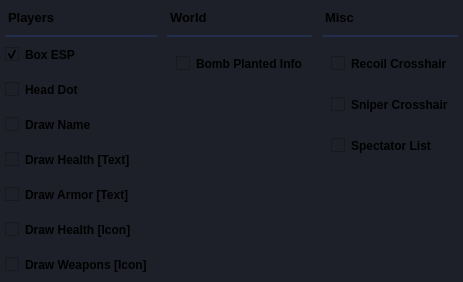
            <widget class="QWidget" name="wallhackPage">
             <property name="styleSheet">
              <string notr="true">background-color: rgb(29, 32, 40);
</string>
             </property>
             <layout class="QHBoxLayout" name="horizontalLayout_2">
              <property name="spacing">
               <number>0</number>
              </property>
              <property name="leftMargin">
               <number>0</number>
              </property>
              <property name="topMargin">
               <number>0</number>
              </property>
              <property name="rightMargin">
               <number>0</number>
              </property>
              <property name="bottomMargin">
               <number>0</number>
              </property>
              <item alignment="Qt::AlignTop">
               <widget class="QWidget" name="wallhack_left_container" native="true">
                <property name="styleSheet">
                 <string notr="true">margin: 0 5px 0 5px;
</string>
                </property>
                <layout class="QVBoxLayout" name="verticalLayout_10">
                 <property name="spacing">
                  <number>0</number>
                 </property>
                 <property name="leftMargin">
                  <number>0</number>
                 </property>
                 <property name="topMargin">
                  <number>0</number>
                 </property>
                 <property name="rightMargin">
                  <number>0</number>
                 </property>
                 <property name="bottomMargin">
                  <number>0</number>
                 </property>
                 <item alignment="Qt::AlignTop">
                  <widget class="QWidget" name="wallhack_left_header_container" native="true">
                   <property name="styleSheet">
                    <string notr="true">border-bottom: 2px solid #212D4B;
padding: 10px  0 10px 0;</string>
                   </property>
                   <layout class="QVBoxLayout" name="verticalLayout_21">
                    <property name="spacing">
                     <number>0</number>
                    </property>
                    <property name="leftMargin">
                     <number>0</number>
                    </property>
                    <property name="topMargin">
                     <number>0</number>
                    </property>
                    <property name="rightMargin">
                     <number>0</number>
                    </property>
                    <property name="bottomMargin">
                     <number>0</number>
                    </property>
                    <item>
                     <widget class="QLabel" name="wallhack_left_header">
                      <property name="font">
                       <font>
                        <pointsize>10</pointsize>
                        <weight>75</weight>
                        <bold>true</bold>
                       </font>
                      </property>
                      <property name="text">
                       <string>Players</string>
                      </property>
                     </widget>
                    </item>
                   </layout>
                  </widget>
                 </item>
                 <item>
                  <widget class="QWidget" name="wallhack_left" native="true">
                   <property name="sizePolicy">
                    <sizepolicy hsizetype="Preferred" vsizetype="Expanding">
                     <horstretch>0</horstretch>
                     <verstretch>0</verstretch>
                    </sizepolicy>
                   </property>
                   <property name="styleSheet">
                    <string notr="true">padding: 10px 0;</string>
                   </property>
                   <layout class="QVBoxLayout" name="verticalLayout_24">
                    <property name="spacing">
                     <number>0</number>
                    </property>
                    <property name="leftMargin">
                     <number>0</number>
                    </property>
                    <property name="topMargin">
                     <number>0</number>
                    </property>
                    <property name="bottomMargin">
                     <number>0</number>
                    </property>
                    <item>
                     <widget class="QCheckBox" name="wallhack_box_esp">
                      <property name="font">
                       <font>
                        <pointsize>9</pointsize>
                        <weight>75</weight>
                        <bold>true</bold>
                        <strikeout>false</strikeout>
                       </font>
                      </property>
                      <property name="text">
                       <string>Box ESP</string>
                      </property>
                      <property name="checked">
                       <bool>true</bool>
                      </property>
                      <property name="tristate">
                       <bool>false</bool>
                      </property>
                     </widget>
                    </item>
                    <item>
                     <widget class="QCheckBox" name="wallhack_head_dot">
                      <property name="font">
                       <font>
                        <pointsize>9</pointsize>
                        <weight>75</weight>
                        <bold>true</bold>
                        <strikeout>false</strikeout>
                       </font>
                      </property>
                      <property name="text">
                       <string>Head Dot</string>
                      </property>
                     </widget>
                    </item>
                    <item>
                     <widget class="QCheckBox" name="wallhack_draw_names">
                      <property name="font">
                       <font>
                        <pointsize>9</pointsize>
                        <weight>75</weight>
                        <bold>true</bold>
                        <strikeout>false</strikeout>
                       </font>
                      </property>
                      <property name="text">
                       <string>Draw Name</string>
                      </property>
                     </widget>
                    </item>
                    <item>
                     <widget class="QCheckBox" name="wallhack_draw_health">
                      <property name="font">
                       <font>
                        <pointsize>9</pointsize>
                        <weight>75</weight>
                        <bold>true</bold>
                        <strikeout>false</strikeout>
                       </font>
                      </property>
                      <property name="text">
                       <string>Draw Health [Text]</string>
                      </property>
                     </widget>
                    </item>
                    <item>
                     <widget class="QCheckBox" name="wallhack_draw_armor">
                      <property name="font">
                       <font>
                        <pointsize>9</pointsize>
                        <weight>75</weight>
                        <bold>true</bold>
                        <strikeout>false</strikeout>
                       </font>
                      </property>
                      <property name="text">
                       <string>Draw Armor [Text]</string>
                      </property>
                     </widget>
                    </item>
                    <item>
                     <widget class="QCheckBox" name="wallhack_draw_health_icon">
                      <property name="font">
                       <font>
                        <pointsize>9</pointsize>
                        <weight>75</weight>
                        <bold>true</bold>
                        <strikeout>false</strikeout>
                       </font>
                      </property>
                      <property name="text">
                       <string>Draw Health [Icon]</string>
                      </property>
                     </widget>
                    </item>
                    <item>
                     <widget class="QCheckBox" name="wallhack_draw_weapons_icon">
                      <property name="font">
                       <font>
                        <pointsize>9</pointsize>
                        <weight>75</weight>
                        <bold>true</bold>
                        <strikeout>false</strikeout>
                       </font>
                      </property>
                      <property name="text">
                       <string>Draw Weapons [Icon]</string>
                      </property>
                     </widget>
                    </item>
                   </layout>
                  </widget>
                 </item>
                </layout>
               </widget>
              </item>
              <item alignment="Qt::AlignTop">
               <widget class="QWidget" name="wallhack_middle_container" native="true">
                <property name="styleSheet">
                 <string notr="true">margin: 0 5px 0 5px;</string>
                </property>
                <layout class="QVBoxLayout" name="verticalLayout_13">
                 <property name="spacing">
                  <number>0</number>
                 </property>
                 <property name="leftMargin">
                  <number>0</number>
                 </property>
                 <property name="topMargin">
                  <number>0</number>
                 </property>
                 <property name="rightMargin">
                  <number>0</number>
                 </property>
                 <property name="bottomMargin">
                  <number>0</number>
                 </property>
                 <item alignment="Qt::AlignTop">
                  <widget class="QWidget" name="wallhack_middle_header_container" native="true">
                   <property name="styleSheet">
                    <string notr="true">border-bottom: 2px solid #212D4B;
padding: 10px 0 10px 0;</string>
                   </property>
                   <layout class="QVBoxLayout" name="verticalLayout_22">
                    <property name="spacing">
                     <number>0</number>
                    </property>
                    <property name="leftMargin">
                     <number>0</number>
                    </property>
                    <property name="topMargin">
                     <number>0</number>
                    </property>
                    <property name="rightMargin">
                     <number>0</number>
                    </property>
                    <property name="bottomMargin">
                     <number>0</number>
                    </property>
                    <item>
                     <widget class="QLabel" name="wallhack_middle_header">
                      <property name="font">
                       <font>
                        <pointsize>10</pointsize>
                        <weight>75</weight>
                        <bold>true</bold>
                       </font>
                      </property>
                      <property name="text">
                       <string>World</string>
                      </property>
                     </widget>
                    </item>
                   </layout>
                  </widget>
                 </item>
                 <item>
                  <widget class="QWidget" name="wallhack_middle_container_2" native="true">
                   <property name="styleSheet">
                    <string notr="true">padding: 10px 0;</string>
                   </property>
                   <layout class="QVBoxLayout" name="verticalLayout_26">
                    <item>
                     <widget class="QCheckBox" name="wallhack_bomb_info">
                      <property name="font">
                       <font>
                        <pointsize>9</pointsize>
                        <weight>75</weight>
                        <bold>true</bold>
                       </font>
                      </property>
                      <property name="text">
                       <string>Bomb Planted Info</string>
                      </property>
                     </widget>
                    </item>
                   </layout>
                  </widget>
                 </item>
                </layout>
               </widget>
              </item>
              <item alignment="Qt::AlignTop">
               <widget class="QWidget" name="wallhack_right_container" native="true">
                <property name="styleSheet">
                 <string notr="true">margin: 0 5px 0 5px;</string>
                </property>
                <layout class="QVBoxLayout" name="verticalLayout_20">
                 <property name="spacing">
                  <number>0</number>
                 </property>
                 <property name="leftMargin">
                  <number>0</number>
                 </property>
                 <property name="topMargin">
                  <number>0</number>
                 </property>
                 <property name="rightMargin">
                  <number>0</number>
                 </property>
                 <property name="bottomMargin">
                  <number>0</number>
                 </property>
                 <item alignment="Qt::AlignTop">
                  <widget class="QWidget" name="wallhack_right_header_container" native="true">
                   <property name="styleSheet">
                    <string notr="true">border-bottom: 2px solid #212D4B;
padding: 10px 0 10px 0;</string>
                   </property>
                   <layout class="QVBoxLayout" name="verticalLayout_23">
                    <property name="spacing">
                     <number>0</number>
                    </property>
                    <property name="leftMargin">
                     <number>0</number>
                    </property>
                    <property name="topMargin">
                     <number>0</number>
                    </property>
                    <property name="rightMargin">
                     <number>0</number>
                    </property>
                    <property name="bottomMargin">
                     <number>0</number>
                    </property>
                    <item>
                     <widget class="QLabel" name="wallhack_right_header">
                      <property name="font">
                       <font>
                        <pointsize>10</pointsize>
                        <weight>75</weight>
                        <bold>true</bold>
                       </font>
                      </property>
                      <property name="text">
                       <string>Misc</string>
                      </property>
                     </widget>
                    </item>
                   </layout>
                  </widget>
                 </item>
                 <item>
                  <widget class="QWidget" name="wallhack_right_container_2" native="true">
                   <property name="styleSheet">
                    <string notr="true">padding: 10px 0;</string>
                   </property>
                   <layout class="QVBoxLayout" name="verticalLayout_25">
                    <item>
                     <widget class="QCheckBox" name="wallhack_recoil_show">
                      <property name="font">
                       <font>
                        <pointsize>9</pointsize>
                        <weight>75</weight>
                        <bold>true</bold>
                       </font>
                      </property>
                      <property name="text">
                       <string>Recoil Crosshair</string>
                      </property>
                     </widget>
                    </item>
                    <item>
                     <widget class="QCheckBox" name="wallhack_sniper_crosshair">
                      <property name="font">
                       <font>
                        <pointsize>9</pointsize>
                        <weight>75</weight>
                        <bold>true</bold>
                       </font>
                      </property>
                      <property name="text">
                       <string>Sniper Crosshair</string>
                      </property>
                     </widget>
                    </item>
                    <item>
                     <widget class="QCheckBox" name="wallhack_spectator_list">
                      <property name="font">
                       <font>
                        <pointsize>9</pointsize>
                        <weight>75</weight>
                        <bold>true</bold>
                       </font>
                      </property>
                      <property name="text">
                       <string>Spectator List</string>
                      </property>
                     </widget>
                    </item>
                   </layout>
                  </widget>
                 </item>
                </layout>
               </widget>
              </item>
             </layout>
            </widget>
